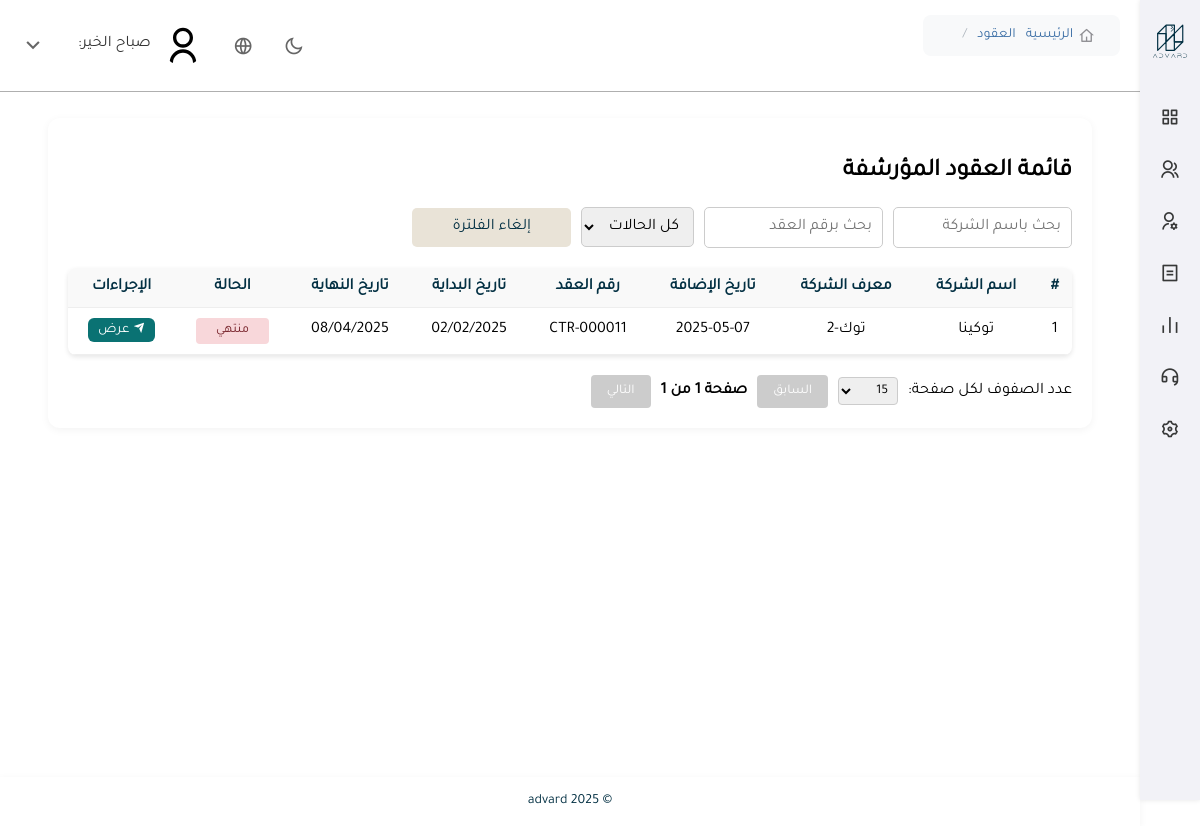
The app's page /contracts/archived/ with its own data.
### backend/contracts/models.py (models this page shows, shortened)
class CompanyContract(models.Model):
    STATUS_CHOICES = [
        ('active', 'فعال'),
        ('expiring', 'ينتهي قريباً'),
        ('expired', 'منتهي'),
        ('cancelled', 'ملغي'),
    ]
    PAYMENT_METHODS = [
        ('bank_transfer', 'تحويل بنكي'),
        ('credit_card', 'بطاقة ائتمان'),
        ('e_payment', 'دفع إلكتروني'),
    ]
    PAYMENT_STATUS_CHOICES = [
        ('paid', 'مدفوع'),
        ('unpaid', 'غير مدفوع'),
        ('pending', 'قيد الانتظار'),
    ]
    contract_number = models.CharField(max_length=100, unique=True, verbose_name="رقم العقد")
    company = models.ForeignKey(Company, on_delete=models.CASCADE, verbose_name="الشركة")
    plan = models.ForeignKey(SubscriptionPlan, on_delete=models.SET_NULL, null=True, blank=True, verbose_name="الباقة")
    employee_count = models.PositiveIntegerField(null=True, blank=True, verbose_name="عدد الموظفين")
    vat_percentage = models.DecimalField(max_digits=5, decimal_places=2, default=15.0, verbose_name="نسبة ضريبة القيمة المضافة (%)")
    vat_amount = models.DecimalField(max_digits=10, decimal_places=2, null=True, blank=True, verbose_name="قيمة الضريبة")
    final_with_vat = models.DecimalField(max_digits=10, decimal_places=2, null=True, blank=True, verbose_name="الإجمالي شامل الضريبة")
    start_date = models.DateField(verbose_name="تاريخ البداية")
    end_date = models.DateField(verbose_name="تاريخ الانتهاء")
    renewed_start_date = models.DateField(null=True, blank=True, verbose_name="تاريخ بداية التجديد")
    last_renewal_date = models.DateField(null=True, blank=True, verbose_name="تاريخ التجديد الأخير")
    renewal_count = models.PositiveIntegerField(default=0, verbose_name="عدد مرات التجديد")
    next_renewal_date = models.DateField(null=True, blank=True, verbose_name="تاريخ التجديد القادم")
    status = models.CharField(max_length=20, choices=STATUS_CHOICES, default='active', verbose_name="الحالة")
    contract_cost = models.DecimalField(max_digits=10, decimal_places=2, null=True, blank=True, verbose_name="تكلفة العقد")
    discount_value = models.DecimalField(max_digits=5, decimal_places=2, default=0, verbose_name="قيمة الخصم (نسبة %)")
    final_amount = models.DecimalField(
        max_digits=10,
        decimal_places=2,
        null=True,
        blank=True,
        verbose_name="الإجمالي بعد الخصم"
    )
    payment_method = models.CharField(max_length=20, choices=PAYMENT_METHODS, null=True, blank=True, verbose_name="طريقة الدفع")
    payment_status = models.CharField(max_length=20, choices=PAYMENT_STATUS_CHOICES, default='unpaid', verbose_name="حالة الدفع")
    invoice_number = models.CharField(max_length=100, null=True, blank=True, verbose_name="رقم الفاتورة")
    auto_renewal = models.BooleanField(default=False, verbose_name="تجديد تلقائي؟")
    signer_name = models.CharField(max_length=255, null=True, blank=True, verbose_name="اسم الموقّع")
    signer_email = models.EmailField(null=True, blank=True, verbose_name="البريد الإلكتروني للموقّع")
    signer_position = models.CharField(max_length=100, null=True, blank=True, verbose_name="الصفة الوظيفية للموقّع")
    terms = models.TextField(verbose_name="الشروط")
    notes = models.TextField(blank=True, null=True, verbose_name="ملاحظات إضافية")
    contract_file = models.FileField(upload_to='contracts/', null=True, blank=True, verbose_name="ملف العقد (اختياري)")
    created_at = models.DateTimeField(auto_now_add=True, verbose_name="تاريخ الإنشاء")
    updated_at = models.DateTimeField(auto_now=True, verbose_name="آخر تحديث")
    approved_by = models.CharField(max_length=255, null=True, blank=True, verbose_name="تمت الموافقة بواسطة")
    approval_date = models.DateTimeField(null=True, blank=True, verbose_name="تاريخ الموافقة")
    is_cancelled = models.BooleanField(default=False, verbose_name="تم الإلغاء؟")
    class Meta:
        verbose_name = "عقد شركة"
        verbose_name_plural = "عقود الشركات"

### backend/accounts/models.py (models this page shows, shortened)
class Company(models.Model):
    name = models.CharField(max_length=255, verbose_name="اسم الشركة")
    company_code = models.CharField(max_length=50, unique=True, verbose_name="المعرف الداخلي")
    contact_name = models.CharField(max_length=100, verbose_name="اسم المسؤول")
    contact_phone = models.CharField(max_length=20, verbose_name="رقم جوال المسؤول")
    phone = models.CharField(max_length=20, null=True, blank=True, verbose_name="هاتف الشركة")
    city = models.CharField(max_length=100, verbose_name="المدينة")
    field = models.CharField(max_length=100, verbose_name="مجال العمل")
    created_at = models.DateTimeField(auto_now_add=True, verbose_name="تاريخ الإنشاء")
    class Meta:
        verbose_name = "شركة"
        verbose_name_plural = "الشركات"

### backend/contracts/views.py (the view)
# urls.py: path('archived/', views.archived_contracts, name='archived_contracts'),
def archived_contracts(request):
    contracts = CompanyContract.objects.filter(status__in=['expired', 'cancelled'])
    return render(request, 'admin_panel/archived_contracts.html', {
        'contracts': contracts
    })

### backend/accounts/context_processors.py (called while the page is built)
def user_avatar(request):
    default_avatar = '/static/images/default_avatar.svg'
    if request.user.is_authenticated:
        avatar = getattr(request.user, 'avatar', None)
        if avatar:
            avatar_path = os.path.join(settings.MEDIA_ROOT, avatar.name)
            if os.path.exists(avatar_path):
                return {'user_avatar': avatar.url}
    return {'user_avatar': default_avatar}

### backend/admin_panel/templates/admin_panel/archived_contracts.html (shortened to what this page needs)
{% extends 'admin_panel/panel_base.html' %}
{% load static %}
{% block content %}
<div class="page-container">
<h2>قائمة العقود المؤرشفة</h2>
<div class="filters">
    <input type="text" id="searchCompany" placeholder="بحث باسم الشركة">
    <input type="text" id="searchContractNumber" placeholder="بحث برقم العقد">
    <select id="filterStatus">
        <option value="">كل الحالات</option>
    </select>
    <button id="clearFilters">إلغاء الفلترة</button>
</div>
    <table class="data-table">
        <thead>
            <tr>
                <th>#</th>
                <th>اسم الشركة</th>
                <th>معرف الشركة</th>
                <th>تاريخ الإضافة</th>
                <th>رقم العقد</th>
                <th>تاريخ البداية</th>
                <th>تاريخ النهاية</th>
                <th>الحالة</th>
                <th>الإجراءات</th>
            </tr>
        </thead>
        <tbody>
            {% for contract in contracts %}
                  {% if contract.status == 'expired' or contract.status == 'cancelled' %}
                <tr data-end-date="{{ contract.end_date|date:'Y-m-d' }}"
                    data-start-date="{{ contract.start_date|date:'Y-m-d' }}">
                    <td>{{ forloop.counter }}</td>
                    <td>{{ contract.company.name }}</td>
                    <td>{{ contract.company.company_code }}</td>
                    <td>{{ contract.created_at|date:"Y-m-d" }}</td>
                    <td>{{ contract.contract_number }}</td>
                    <td class="start-date">{{ contract.start_date|date:"d/m/Y" }}</td>
                    <td class="end-date">{{ contract.end_date|date:"d/m/Y" }}</td>
                    <td class="status-cell">
                        {% if contract.status == 'expired' %}
                            <span class="status-expired">منتهي</span>
                        {% elif contract.status == 'cancelled' %}
                            <span class="status-expired" style="background-color: #e3c2c2;">ملغي</span>
                        {% endif %}
                    </td>
                    <td class="actions">
                        <a href="{% url 'contracts:contract_detail' contract.id %}" class="btn-view-details">
                            <i class="ri-send-plane-fill"></i> عرض
                        </a>
                    </td>
                </tr>
                {% endif %}
            {% empty %}
            <tr>
                <td colspan="9">لا توجد عقود متاحة حاليًا</td>
            </tr>
            {% endfor %}
        </tbody>
    </table>
    <div class="pagination">
        <label for="rowsPerPage">عدد الصفوف لكل صفحة:</label>
        <select id="rowsPerPage">
            <option value="15" selected>15</option>
        </select>
        <button id="prevPage" disabled>السابق</button>
        <span id="pageInfo"></span>
        <button id="nextPage">التالي</button>
    </div>
</div>
{% endblock content %}

### backend/static/css/shared.css (style rules this page uses)
body { overflow-y: auto; overflow-x: hidden; }
body { font-family: 'Tajawal', sans-serif; }
.page-container { background-color: #fff; padding: 20px; border-radius: 12px; box-shadow: 0 2px 8px rgba(0, 0, 0, 0.05); direction: rtl; width: 100%; margin: 20px 0 40px 0; position: relative; box-sizing: border-box; }

### backend/static/css/panel_style.css (style rules this page uses)
.pagination { margin-top: 20px; display: flex; align-items: center; gap: 10px; justify-content: flex-start; width: 100%; }
.pagination select { padding: 5px; border-radius: 4px; border: 1px solid #ccc; font-family: 'Tajawal', sans-serif; }
.pagination button { padding: 8px 16px; border: none; background-color: #67917D; color: white; border-radius: 4px; cursor: pointer; font-family: 'Tajawal', sans-serif; }
.pagination button:disabled { background-color: #ccc; cursor: not-allowed; font-family: 'Tajawal', sans-serif; }
.pagination span { font-weight: bold; }
.data-table { width: 100%; border-collapse: collapse; margin-top: 20px; background: #fff; box-shadow: 0 2px 5px rgba(0, 0, 0, 0.1); border-radius: 8px; overflow: hidden; }
.data-table th, .data-table td { padding: 10px; text-align: center; border-bottom: 1px solid #eee; }
.data-table th { background-color: #f9f9f9; color: #033043; font-weight: bold; }

### backend/admin_panel/templates/admin_panel/archived_contracts.html (style rules this page uses)
.status-expired { color: #721c24; background-color: #f8d7da; padding: 5px 20px; border-radius: 4px; display: inline-block; font-size: 13px; }
.btn-view-details { background-color: #0A7273; color: white; padding: 5px 10px; border-radius: 6px; text-decoration: none; font-size: 14px; transition: all 0.3s ease; }
.btn-view-details i.ri-send-plane-fill { font-size: 12px; transition: transform 0.3s ease; }
.filters { display: flex; gap: 10px; margin-bottom: 15px; justify-content: right; align-items: center; font-family: 'Tajawal'; }
.filters input, .filters select, .filters button { padding: 10px; font-size: 16px; border-radius: 5px; border: 1px solid #ccc; outline: none; transition: all 0.3s ease; font-family: 'Tajawal'; }
.filters button { background-color: #E9E3D7; color: #033043; border: none; cursor: pointer; font-family: 'Tajawal'; padding: 10px 40px; }

### records on screen
CompanyContract: company.name "توكينا", company.company_code "توك-2", created_at "2025-05-07", contract_number "CTR-000011", start_date "02/02/2025", end_date "08/04/2025", status "منتهي"
